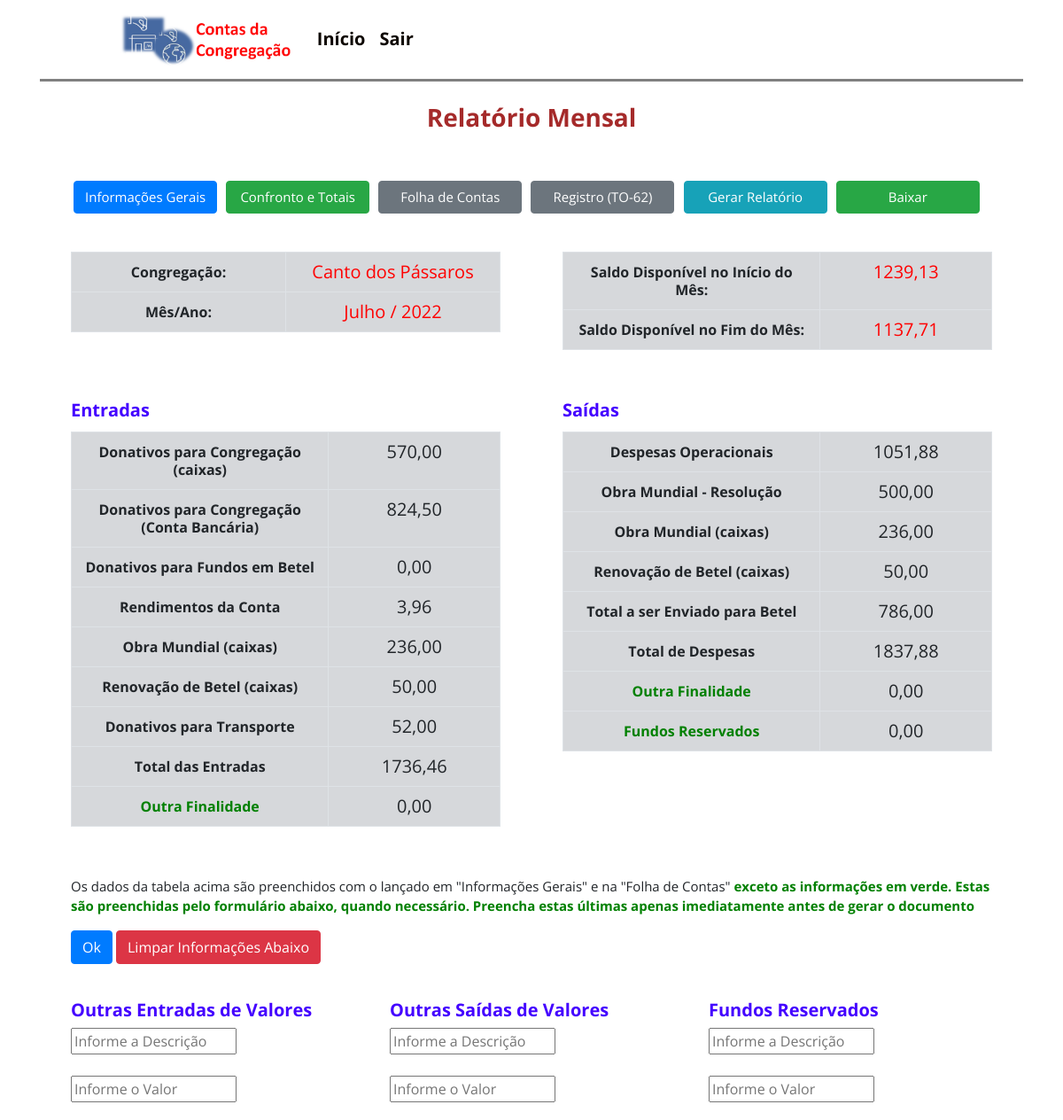
The app's page /relatório_mensal/ (signed in) with its own data.
### contas/models.py (models this page shows)
class Gerais(models.Model):
    congregação = models.CharField(max_length=60, blank=True, null=True)
    cidade = models.CharField(max_length=60, blank=True, null=True)
    estado = models.CharField(max_length=60, blank=True, null=True)
    mês = models.CharField(max_length=60, blank=True, null=True)
    ano = models.CharField(max_length=60, blank=True, null=True)
    data_do_Fechamento = models.DateField(blank=True, null=True,)
    servo_de_contas = models.CharField(max_length=60, blank=True, null=True)
    secretário = models.CharField(max_length=60, blank=True, null=True)
    saldo_Final_do_Extrato_Mensal = models.DecimalField(blank=True, null=True, max_digits = 10, decimal_places = 2, verbose_name='Saldo da Conta Bancária no Fim do Mês')
    remessa_Enviada_para_Betel_Resolução = models.DecimalField(blank=True, null=True, max_digits = 10, decimal_places = 2, verbose_name='Envio Fixo de Remessa para Betel ')
    saldo_Final_do_Extrato_de_Betel = models.DecimalField(blank=True, null=True, max_digits = 10, decimal_places = 2, verbose_name='Saldo da Conta em Betel no Fim do Mês')
    saldo_Final_dos_Donativos_Mês_Anterior = models.DecimalField(blank=True, null=True, max_digits = 10, decimal_places = 2, verbose_name='Saldo Donativos Mês Anterior' )
    saldo_Final_da_Conta_Bancária_Mês_Anterior = models.DecimalField(blank=True, null=True, max_digits = 10, decimal_places = 2, verbose_name='Saldo da Conta Bancária no Mês Anterior	')
    saldo_Final_da_Conta_em_Betel_Mês_Anterior = models.DecimalField(blank=True, null=True, max_digits = 10, decimal_places = 2, verbose_name='Saldo da Conta em Betel no Mês Anterior	')

### templates/cp/relatório_mensal.html (shortened to what this page needs)
{% extends 'base.html' %}
{% block content %}
{% load static %}
<div class="container">
<h3 style="text-align:center;">Relatório Mensal</h3>
<br>
<div class="row">
<div class="col-md-12">
  <div class="card">
         <div id='botoes_gerais' class="card-body">
          <form method="POST">
                 <a id="registro_b" href="/view_gerais_contas" class="btn btn-primary" role="button" aria-pressed="true">Informações Gerais</a>
                 <a id="registro_b" href="/resultado" class="btn btn-success" role="button" aria-pressed="true">Confronto e Totais</a>
                 <a id="registro_b" href="/contas"  class="btn btn-secondary">Folha de Contas</a>
                 <a id="registro_b" href="/registro" class="btn btn-secondary">Registro (TO-62)</a>
                 <input id="registro_b" type="submit" class="btn btn-info" value="Gerar Relatório">
                 <a id="registro_b" href="{% static 'relatório_pronto.pdf' %}"class="btn btn-success" download="Relatório Mensal">Baixar</a>
            </form>
            </div>
      </div>
      </div>
 </div>
 <div class="row">
   <div class="col-sm-6">
     <div class="card">
       <div class="card-body" >
        <table class='table table-hover table-bordered table-secondary'id="tabela_view_gerais2">
       <tbody>
         <tr>
             <th >Congregação:</th>
             {% for a in relatório %}
             <td style="color:red">{{ a.congregação|default_if_none:"&nbsp;" }}</td>
             {% endfor %}
          </tr>
          <tr>
            <th >Mês/Ano:</th>
            <td style="color:red">{{ mês_ano|default_if_none:"&nbsp;" }}</td>
          </tr>
    </tbody>
    </table>
       </div>
     </div>
   </div>
   <div class="col-sm-6">
     <div class="card">
       <div class="card-body" >
        <table class='table table-hover table-bordered table-secondary'id="tabela_view_gerais3">
       <tbody>
          <tr>
            <th >Saldo Disponível no Início do Mês: </th>
              <td style="color:red">{{ saldo_total_mês_anterior|floatformat:2}}</td>
          </tr>
          <tr>
            <th >Saldo Disponível no Fim do Mês: </th>
            <td style="color:red">{{ saldo_mês_atual|floatformat:2}}</td>
           </tr>
          </tbody>
        </table>
       </div>
     </div>
   </div>
 </div>
  <div class="row">
   <div class="col-sm-6">
     <div class="card">
       <div class="card-body">
         <h5 class="card-title">Entradas</h5>
         <table class='table table-hover table-bordered table-secondary'id="tabela_view_gerais3">
       <tbody>
         <tr>
          <th>Donativos para Congregação (caixas)</th>
          <td>{{ total_C|floatformat:2}}</td>
       </tr>
       <tr>
        <th>Donativos para Congregação (Conta Bancária)</th>
       <td>{{ total_CE|floatformat:2}}</td>
    </tr>
          <tr>
          <th>Donativos para Fundos em Betel</th>
          {% for a in relatório %}
          <td>{{ out_ent_value|floatformat:2}}</td>
          {% endfor %}
       </tr>
          <tr>
          <th>Rendimentos da Conta</th>
          {% for a in relatório %}
          <td>{{ rendimentos|floatformat:2}}</td>
          {% endfor %}
       </tr>
          <tr>
          <th>Obra Mundial (caixas)</th>
          {% for a in relatório %}
          <td>{{total_O|floatformat:2}}</td>
          {% endfor %}
       </tr>
       <tr>
        <th>Renovação de Betel (caixas)</th>
        {% for a in relatório %}
        <td>{{ total_CF|floatformat:2}}</td>
        {% endfor %}
     </tr>
     <th>Donativos para Transporte</th>
     {% for a in relatório %}
     <td>{{ transporte|floatformat:2}}</td>
     {% endfor %}
       <tr>
          <th>Total das Entradas</th>
        {% for a in relatório %}
        <td>{{ total_das_entradas|floatformat:2}}</td>
        {% endfor %}
     </tr>
     <tr>
      <th><span style="color:green">{{ outras_ent_1_mot|default_if_none:"&nbsp;"}}</span></th>
      <td>{{ outras_ent_1|floatformat:2}}</td>
   </tr>
 </tbody>
 </table>
       </div>
     </div>
   </div>
   <div class="col-sm-6">
     <div class="card">
       <div class="card-body">
         <h5 class="card-title">Saídas</h5>
         <table class='table table-hover table-bordered table-secondary'id="tabela_view_gerais3">
       <tbody>
      <tr>
           <th>Despesas Operacionais</th>
          {% for a in relatório %}
          <td>{{ total_G|floatformat:2}}</td>
          {% endfor %}
       </tr>
       <tr>
          <th>Obra Mundial - Resolução</th>
          {% for a in relatório %}
          <td>{{ a.remessa_Enviada_para_Betel_Resolução|floatformat:2}}</td>
          {% endfor %}
       </tr>
       <tr>
          <th>Obra Mundial (caixas)</th>
          {% for a in relatório %}
          <td>{{total_O|floatformat:2}}</td>
          {% endfor %}
       </tr>
       <tr>
        <th>Renovação de Betel (caixas)</th>
        {% for a in relatório %}
        <td>{{total_CF|floatformat:2}}</td>
        {% endfor %}
     </tr>
     <tr>
      <th>Total a ser Enviado para Betel</th>
      {% for a in relatório %}
      <td>{{total_betel|floatformat:2}}</td>
      {% endfor %}
   </tr>
   <tr>
    <th>Total de Despesas</th>
    {% for a in relatório %}
    <td>{{ total_das_despesas|floatformat:2 }}</td>
    {% endfor %}
 </tr>
        <tr>
          <th><span style="color:green">{{ outras_sai_1_mot|default_if_none:"&nbsp;"}}</span></th>
          <td>{{ outras_sai_1|floatformat:2}}</td>
       </tr>
       <tr>
        <th><span style="color:green">{{ fundos_reservados_desc|default_if_none:"&nbsp;"}}</span></th>
        <td>{{ fundos_reservados|floatformat:2}}</td>
     </tr>
    </tbody>
 </table>
       </div>
     </div>
   </div>
 </div>
 <div class="row" >
  <div class="col-sm-12">
    <form method="GET">
   <div class="card-body">
    <p style="font-size: 15px">Os dados da tabela acima são preenchidos com o lançado em "Informações Gerais" e na "Folha de Contas" <span style="color:green"><b>exceto as informações em verde. Estas são preenchidas pelo formulário abaixo, quando necessário. Preencha estas últimas apenas imediatamente antes de gerar o documento<b></span> </p>
    <a><button type="submit" class="btn btn-primary">Ok</button></a>
    <a><button type="submit" class="btn btn-danger">Limpar Informações Abaixo</button></a>
  </div>
        <div class="card-group">
          <div class="card">
               <div class="card-body">
              <h5>Outras Entradas de Valores</h5>
              <fieldset >
                <input type="text" size="20" name="outras_ent_1_mot" placeholder="Informe a Descrição">
                <br>
                <br>
                <input type="number" step="0.01" size="20" name="outras_ent_1" placeholder="Informe o Valor">
                 </fieldset>
            </div>
          </div>
          <div class="card">
            <div class="card-body">
              <h5>Outras Saídas de Valores</h5>
              <fieldset >
                <input type="text" size="20" name="outras_sai_1_mot" placeholder="Informe a Descrição">
                <br>
                <br>
                <input type="number" step="0.01" size="20" name="outras_sai_1" placeholder="Informe o Valor">
               </fieldset>
             </div>
          </div>
          <div class="card">
             <div class="card-body">
              <h5>Fundos Reservados</h5>
              <fieldset >
                 <input type="text" step="0.01" size="20" name="fundos_reservados_desc" placeholder="Informe a Descrição">
                 <br>
                 <br>
                <input type="number" step="0.01" size="20" name="fundos_reservados" placeholder="Informe o Valor">
                </fieldset>
            </div>
          </div>
        </div>
  </div>
  </div>
</div>
{% endblock %}

### static/css/style.css (style rules this page uses)
body { margin: 0; position: relative; height: 100vh; width: 100vw; font-family: 'Open Sans', sans-serif; background-size: cover; }
#cardhome h3, h5 { font-weight: bold; color: hsl(256, 100%, 50%); }
#cardlocal h3, h5 { font-weight: bold; color: hsl(256, 100%, 50%); }
h3 { font-weight:bolder; text-align: center; color: brown; }
#tabela3_FC th, td { font-size: 20px; width: 200px; }
#tabela_view_gerais2 th { text-align: center; width: 160px; line-height: 20px; }
#tabela_view_gerais2 td { text-align: center; width: 160px; line-height: 20px; }
#tabela_view_gerais3 th { text-align: center; width: 240px; line-height: 20px; }
#tabela_view_gerais3 td { text-align: center; width: 160px; line-height: 20px; }
#registro_b { margin: 3px; width: 162px; font-size: 15px; }
.card { border:none; }

### records on screen
Gerais: congregação "Canto dos Pássaros", out_ent_value "0,00", rendimentos "3,96", total_O "236,00", total_CF "50,00", total_das_entradas "1736,46", total_G "1051,88", remessa_Enviada_para_Betel_Resolução "500,00", total_betel "786,00", total_das_despesas "1837,88"

### other values on screen
{{ mês_ano|default_if_none:"&nbsp;" }} "Julho / 2022"
{{ saldo_total_mês_anterior|floatformat:2 }} "1239,13"
{{ saldo_mês_atual|floatformat:2 }} "1137,71"
{{ total_C|floatformat:2 }} "570,00"
{{ total_CE|floatformat:2 }} "824,50"
{{ outras_ent_1_mot|default_if_none:"&nbsp;" }} "Outra Finalidade"
{{ outras_ent_1|floatformat:2 }} "0,00"
{{ outras_sai_1_mot|default_if_none:"&nbsp;" }} "Outra Finalidade"
{{ outras_sai_1|floatformat:2 }} "0,00"
{{ fundos_reservados_desc|default_if_none:"&nbsp;" }} "Fundos Reservados"
{{ fundos_reservados|floatformat:2 }} "0,00"
